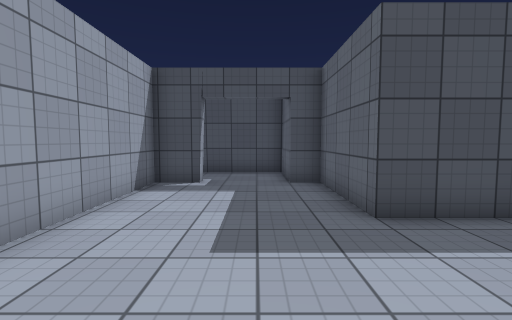
[1] (above)

24 first-person views from a walk through a scene from a Unity 3-D project. The camera is 1.3 m above the floor, tilts 4° down and sees 85° across. Doors are open. The floor is counted in squares, 1 m on a side. Each view is taken from the middle of a square. On the plan, view 1 faces up. The plan holds only what a view shows up to about 13 squares ahead; the rest is blank. The place goes on beyond the plan. Surface patterns are stand-ins for the level's own textures.

[2]
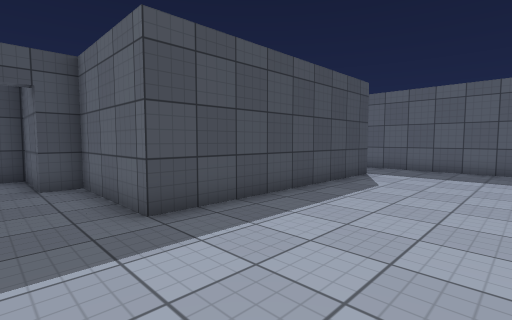

[3]
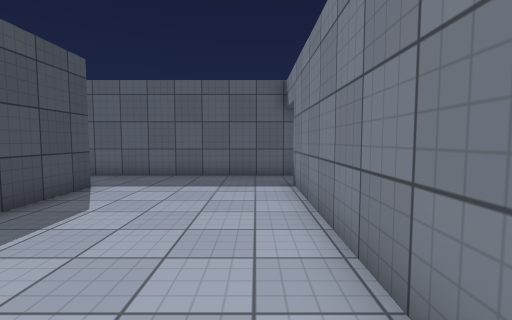

[4]
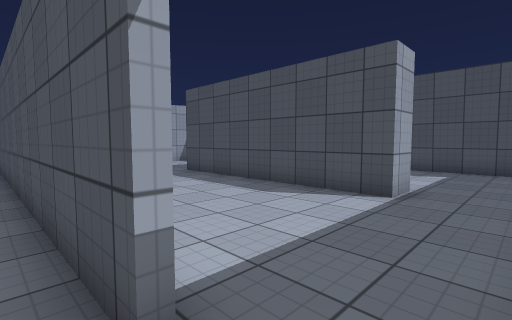

[5]
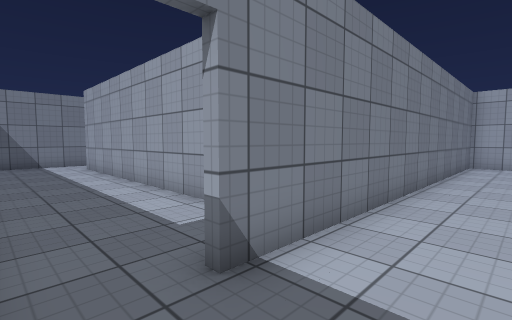

[6]
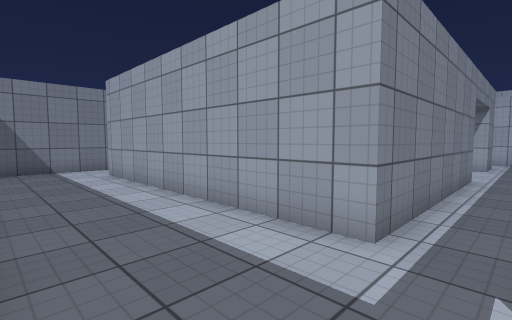

[7]
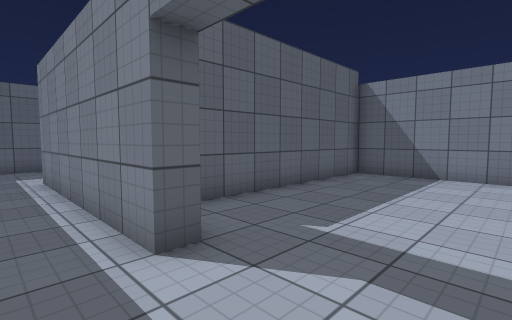

[8]
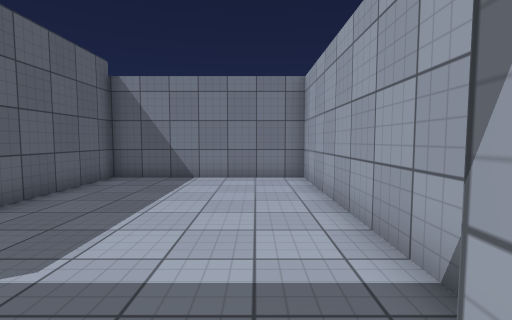

[9]
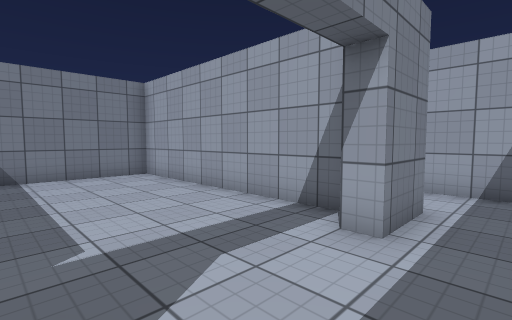

[10]
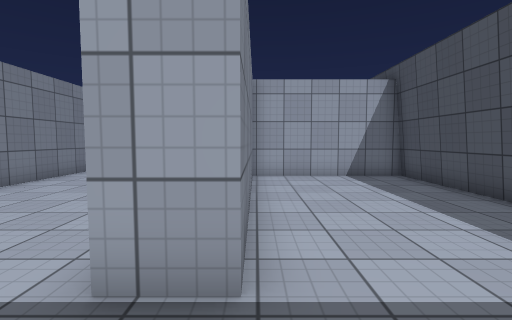

[11]
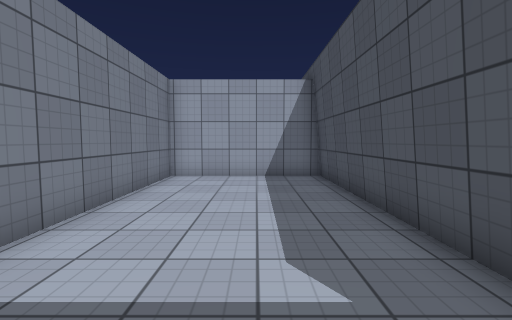

[12]
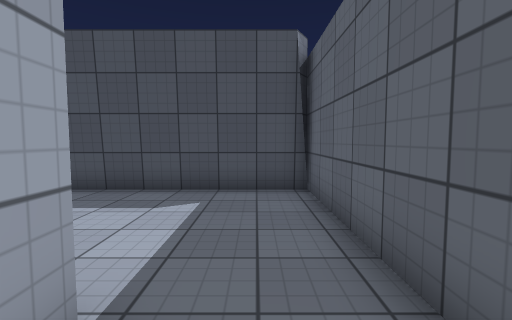

[13]
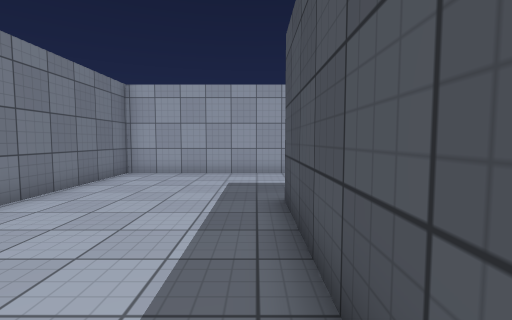

[14]
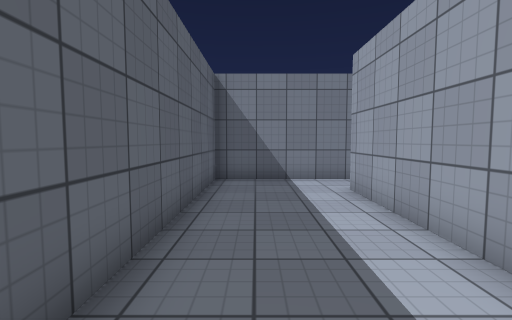

[15]
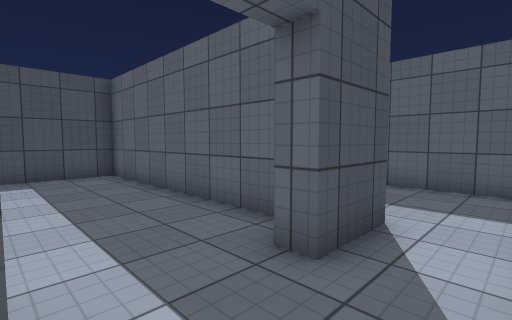

[16]
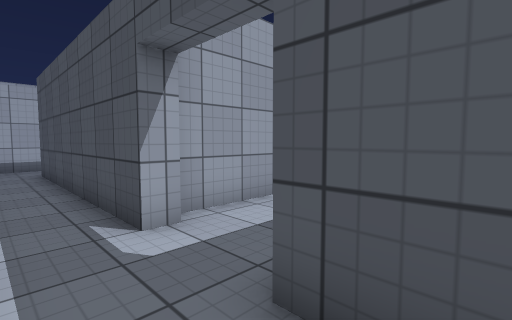

[17]
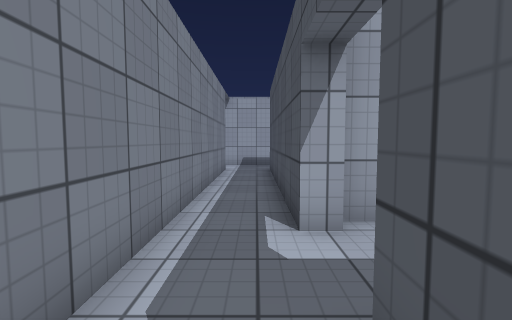

[18]
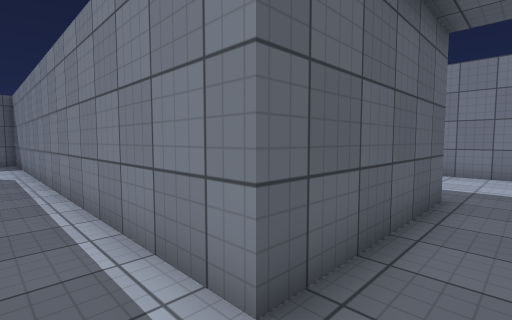

[19]
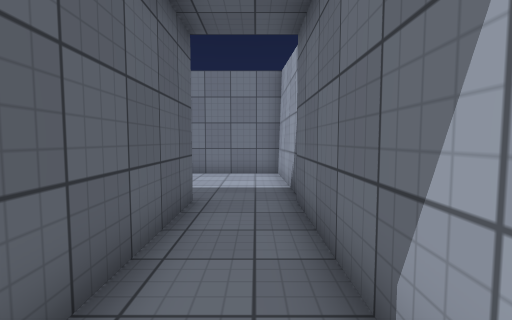

[20]
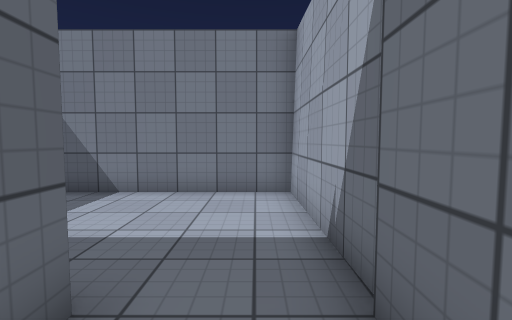

[21]
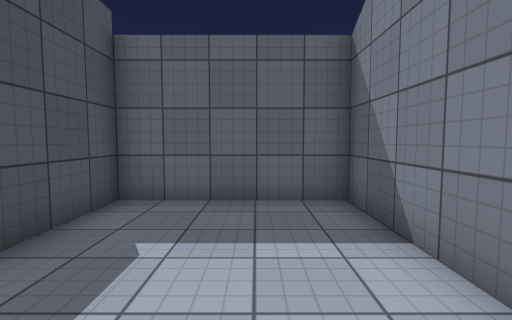

[22]
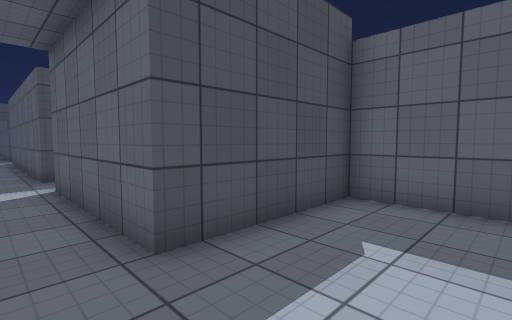

[23]
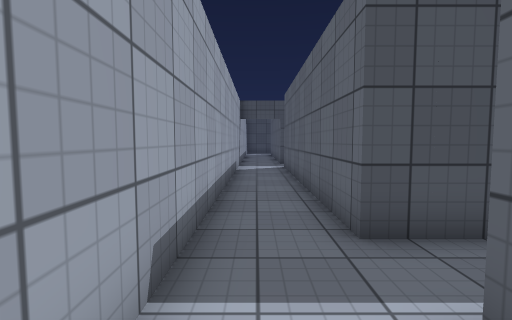

[24]
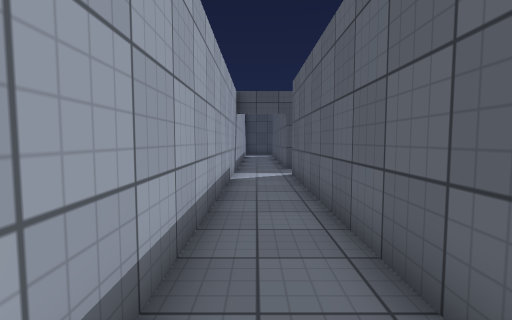

### Floor plan
Points are (right, up) in squares from view 1. A wall is a line through its corners. A room is listed if a view was taken in it or the views show most of it. See-through windows are left out.
Room 1 (views 1, 2, 3, 5, 10, 11, 12, 13)
walls: (-1.8, 8.6) (-3.2, 8.6) (-3.2, -1.1) (11.4, -1.1); (13.4, -1.5) (13.4, 11.3) (2.8, 11.3) (2.8, 5.9) (10.8, 5.9) (10.8, 4.6) (2, 4.6) (2, 8.6) (1, 8.6)
ways out: opening at (12.5, -1) to room 2; opening at (-0.5, 9) to room 6
Room 2 (views 4, 6, 14)
walls: (13.4, -4) (13.4, -1.5); (9.5, -3.4) (9.5, -13.4); (9.4, -15.4) (13.4, -15.4) (13.4, -7.4); (11.5, -1.4) (10.5, -1.4)
ways out: opening at (12.5, -1) to room 1; opening at (10, -2.5) to room 3; opening at (8.5, -14.5) to room 4
Room 3 (views 7, 8, 9)
walls: (2, -4.1) (2, -3.4) (9.5, -3.4); (-1.8, -3.4) (-1.8, -4); (-2.7, -4.4) (-2.7, -12.7) (4.1, -12.7) (4.1, -5.4); (10.5, -1.4) (-1.6, -1.4)
ways out: opening at (10, -2.5) to room 2; opening at (-2.5, -2.5) to room 4
Room 4 (views 15, 16, 17, 18, 19, 20, 21, 22, 23, 24)
walls: (5.1, -12.6) (5.1, -13.4) (-3.6, -13.4) (-3.6, -3.4) (-1.8, -3.4); (-1.6, -1.4) (-3.6, -1.4); (-5.9, -0.9) (-5.9, -26) (1, -26) (1, -21) (-3.6, -21) (-3.6, -15.4) (9.4, -15.4); (9.5, -13.4) (7.6, -13.4) (7.6, -12.8)
ways out: opening at (8.5, -14.5) to room 2; opening at (-2.5, -2.5) to room 3; opening at (6.5, -13) to room 5; opening at (-2.5, 10) to room 6
Room 5 (no view inside)
walls: (4.6, -9.9) (4.6, -12.6); (8.6, -12) (8.6, -4) (5.4, -4)
ways out: opening at (6.5, -13) to room 4
Room 6 (no view inside)
walls: (-1.8, 9.1) (-1.8, 8.6); (1, 8.6) (1, 11.3) (-2.2, 11.3)
ways out: opening at (-0.5, 9) to room 1; opening at (-2.5, 10) to room 4

Positions as (right, up) in squares from view 1, and headings:
1: (0, 0), facing up
2: (0, 0), facing up-right
3: (3, 0), facing right
4: (13, -2), facing up-left
5: (13, 1), facing down-left
6: (13, -2), facing down-left
7: (-1, -2), facing down-right
8: (-1, -3), facing down
9: (2, -2), facing down-left
10: (13, 6), facing left
11: (13, 9), facing left
12: (12, 4), facing up
13: (8, 4), facing left
14: (12, -6), facing down
15: (5, -15), facing up-right
16: (9, -15), facing up-left
17: (9, -14), facing left
18: (-5, -14), facing down-right
19: (-5, -15), facing down
20: (-5, -19), facing down
21: (-5, -24), facing right
22: (-5, -24), facing up-right
23: (-5, -17), facing up
24: (-5, -14), facing up
